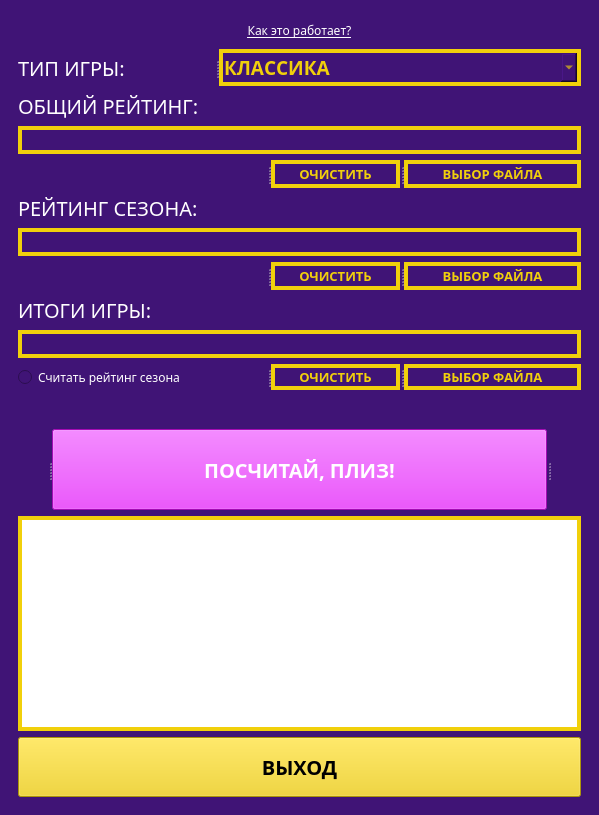
<?xml version="1.0" encoding="UTF-8"?>
<ui version="4.0">
 <class>MainWindow</class>
 <widget class="QMainWindow" name="MainWindow">
  <property name="windowModality">
   <enum>Qt::ApplicationModal</enum>
  </property>
  <property name="geometry">
   <rect>
    <x>0</x>
    <y>0</y>
    <width>599</width>
    <height>815</height>
   </rect>
  </property>
  <property name="sizePolicy">
   <sizepolicy hsizetype="Expanding" vsizetype="Expanding">
    <horstretch>0</horstretch>
    <verstretch>0</verstretch>
   </sizepolicy>
  </property>
  <property name="minimumSize">
   <size>
    <width>566</width>
    <height>545</height>
   </size>
  </property>
  <property name="windowTitle">
   <string>Рейтинги КВИЗ, ПЛИЗ!</string>
  </property>
  <property name="windowIcon">
   <iconset>
    <normaloff>img/icon.ico</normaloff>img/icon.ico</iconset>
  </property>
  <property name="styleSheet">
   <string notr="true">background-color: rgb(64, 20, 118);</string>
  </property>
  <widget class="QWidget" name="centralwidget">
   <layout class="QVBoxLayout" name="verticalLayout">
    <item>
     <widget class="QWidget" name="widget" native="true">
      <property name="cursor">
       <cursorShape>ArrowCursor</cursorShape>
      </property>
      <layout class="QVBoxLayout" name="verticalLayout_2">
       <item>
        <widget class="QPushButton" name="faq_btn">
         <property name="font">
          <font>
           <family>Code Pro</family>
           <pointsize>9</pointsize>
           <underline>true</underline>
          </font>
         </property>
         <property name="cursor">
          <cursorShape>PointingHandCursor</cursorShape>
         </property>
         <property name="styleSheet">
          <string notr="true">border: 4px solid rgb(64, 20, 118);
color: rgb(255, 255, 255);</string>
         </property>
         <property name="text">
          <string>Как это работает?</string>
         </property>
         <property name="flat">
          <bool>true</bool>
         </property>
        </widget>
       </item>
       <item>
        <widget class="QSplitter" name="splitter">
         <property name="orientation">
          <enum>Qt::Horizontal</enum>
         </property>
         <widget class="QLabel" name="label_4">
          <property name="sizePolicy">
           <sizepolicy hsizetype="Fixed" vsizetype="Fixed">
            <horstretch>0</horstretch>
            <verstretch>0</verstretch>
           </sizepolicy>
          </property>
          <property name="font">
           <font>
            <family>Code Pro</family>
            <pointsize>15</pointsize>
           </font>
          </property>
          <property name="styleSheet">
           <string notr="true">color: rgb(255, 255, 255)</string>
          </property>
          <property name="text">
           <string>ТИП ИГРЫ:</string>
          </property>
         </widget>
         <widget class="QComboBox" name="gametype_box">
          <property name="minimumSize">
           <size>
            <width>0</width>
            <height>0</height>
           </size>
          </property>
          <property name="font">
           <font>
            <family>Gilroy</family>
            <pointsize>14</pointsize>
            <weight>75</weight>
            <bold>true</bold>
            <kerning>false</kerning>
           </font>
          </property>
          <property name="styleSheet">
           <string notr="true">color: rgb(241, 208, 11);
border: 4px solid rgb(241, 208, 11);</string>
          </property>
          <item>
           <property name="text">
            <string>КЛАССИКА</string>
           </property>
          </item>
          <item>
           <property name="text">
            <string>КИНО И МУЗЫКА</string>
           </property>
          </item>
          <item>
           <property name="text">
            <string>TEENS</string>
           </property>
          </item>
          <item>
           <property name="text">
            <string>СТРИМ</string>
           </property>
          </item>
         </widget>
        </widget>
       </item>
       <item>
        <widget class="QSplitter" name="splitter_2">
         <property name="orientation">
          <enum>Qt::Horizontal</enum>
         </property>
         <widget class="QLabel" name="label_7">
          <property name="font">
           <font>
            <family>Code Pro</family>
            <pointsize>15</pointsize>
           </font>
          </property>
          <property name="styleSheet">
           <string notr="true">color: rgb(255, 255, 255)</string>
          </property>
          <property name="text">
           <string>ОБЩИЙ РЕЙТИНГ:</string>
          </property>
         </widget>
        </widget>
       </item>
       <item>
        <widget class="QLineEdit" name="overall_line">
         <property name="font">
          <font>
           <family>Gilroy</family>
           <pointsize>10</pointsize>
           <weight>75</weight>
           <bold>true</bold>
          </font>
         </property>
         <property name="styleSheet">
          <string notr="true">color: rgb(241, 208, 11);
border: 4px solid rgb(241, 208, 11);</string>
         </property>
         <property name="text">
          <string/>
         </property>
        </widget>
       </item>
       <item>
        <widget class="QSplitter" name="splitter_3">
         <property name="orientation">
          <enum>Qt::Horizontal</enum>
         </property>
         <widget class="QLabel" name="label_17">
          <property name="minimumSize">
           <size>
            <width>234</width>
            <height>0</height>
           </size>
          </property>
          <property name="font">
           <font>
            <family>Code Pro</family>
            <pointsize>15</pointsize>
           </font>
          </property>
          <property name="styleSheet">
           <string notr="true">color: rgb(64, 20, 118)</string>
          </property>
          <property name="text">
           <string>ОБЩИЙ РЕЙТИНГ:</string>
          </property>
         </widget>
         <widget class="QPushButton" name="overall_clear_btn">
          <property name="sizePolicy">
           <sizepolicy hsizetype="Preferred" vsizetype="Preferred">
            <horstretch>0</horstretch>
            <verstretch>0</verstretch>
           </sizepolicy>
          </property>
          <property name="minimumSize">
           <size>
            <width>129</width>
            <height>0</height>
           </size>
          </property>
          <property name="font">
           <font>
            <family>Gilroy</family>
            <pointsize>10</pointsize>
            <weight>75</weight>
            <bold>true</bold>
            <strikeout>false</strikeout>
           </font>
          </property>
          <property name="cursor">
           <cursorShape>PointingHandCursor</cursorShape>
          </property>
          <property name="styleSheet">
           <string notr="true">color: rgb(241, 208, 11);
border: 4px solid rgb(241, 208, 11);</string>
          </property>
          <property name="text">
           <string>ОЧИСТИТЬ</string>
          </property>
         </widget>
         <widget class="QPushButton" name="overall_browse_btn">
          <property name="sizePolicy">
           <sizepolicy hsizetype="Preferred" vsizetype="Preferred">
            <horstretch>0</horstretch>
            <verstretch>0</verstretch>
           </sizepolicy>
          </property>
          <property name="minimumSize">
           <size>
            <width>177</width>
            <height>0</height>
           </size>
          </property>
          <property name="font">
           <font>
            <family>Gilroy</family>
            <pointsize>10</pointsize>
            <weight>75</weight>
            <bold>true</bold>
           </font>
          </property>
          <property name="cursor">
           <cursorShape>PointingHandCursor</cursorShape>
          </property>
          <property name="styleSheet">
           <string notr="true">color: rgb(241, 208, 11);
border: 4px solid rgb(241, 208, 11);</string>
          </property>
          <property name="text">
           <string>ВЫБОР ФАЙЛА</string>
          </property>
         </widget>
        </widget>
       </item>
       <item>
        <widget class="QSplitter" name="splitter_4">
         <property name="orientation">
          <enum>Qt::Horizontal</enum>
         </property>
         <widget class="QLabel" name="label_5">
          <property name="font">
           <font>
            <family>Code Pro</family>
            <pointsize>15</pointsize>
           </font>
          </property>
          <property name="styleSheet">
           <string notr="true">color: rgb(255, 255, 255)</string>
          </property>
          <property name="text">
           <string>РЕЙТИНГ СЕЗОНА:</string>
          </property>
         </widget>
        </widget>
       </item>
       <item>
        <widget class="QLineEdit" name="season_line">
         <property name="font">
          <font>
           <family>Gilroy</family>
           <pointsize>10</pointsize>
           <weight>75</weight>
           <bold>true</bold>
          </font>
         </property>
         <property name="styleSheet">
          <string notr="true">color: rgb(241, 208, 11);
border: 4px solid rgb(241, 208, 11);</string>
         </property>
         <property name="text">
          <string/>
         </property>
        </widget>
       </item>
       <item>
        <widget class="QSplitter" name="splitter_5">
         <property name="orientation">
          <enum>Qt::Horizontal</enum>
         </property>
         <widget class="QLabel" name="label_16">
          <property name="sizePolicy">
           <sizepolicy hsizetype="Preferred" vsizetype="Preferred">
            <horstretch>0</horstretch>
            <verstretch>0</verstretch>
           </sizepolicy>
          </property>
          <property name="minimumSize">
           <size>
            <width>234</width>
            <height>0</height>
           </size>
          </property>
          <property name="font">
           <font>
            <family>Code Pro</family>
            <pointsize>15</pointsize>
           </font>
          </property>
          <property name="styleSheet">
           <string notr="true">color: rgb(64, 20, 118)</string>
          </property>
          <property name="text">
           <string>ОБЩИЙ РЕЙТИНГ:</string>
          </property>
         </widget>
         <widget class="QPushButton" name="season_clear_btn">
          <property name="sizePolicy">
           <sizepolicy hsizetype="Preferred" vsizetype="Preferred">
            <horstretch>0</horstretch>
            <verstretch>0</verstretch>
           </sizepolicy>
          </property>
          <property name="minimumSize">
           <size>
            <width>129</width>
            <height>0</height>
           </size>
          </property>
          <property name="font">
           <font>
            <family>Gilroy</family>
            <pointsize>10</pointsize>
            <weight>75</weight>
            <bold>true</bold>
            <strikeout>false</strikeout>
           </font>
          </property>
          <property name="cursor">
           <cursorShape>PointingHandCursor</cursorShape>
          </property>
          <property name="styleSheet">
           <string notr="true">color: rgb(241, 208, 11);
border: 4px solid rgb(241, 208, 11);</string>
          </property>
          <property name="text">
           <string>ОЧИСТИТЬ</string>
          </property>
         </widget>
         <widget class="QPushButton" name="season_browse_btn">
          <property name="sizePolicy">
           <sizepolicy hsizetype="Preferred" vsizetype="Preferred">
            <horstretch>0</horstretch>
            <verstretch>0</verstretch>
           </sizepolicy>
          </property>
          <property name="minimumSize">
           <size>
            <width>177</width>
            <height>0</height>
           </size>
          </property>
          <property name="font">
           <font>
            <family>Gilroy</family>
            <pointsize>10</pointsize>
            <weight>75</weight>
            <bold>true</bold>
           </font>
          </property>
          <property name="cursor">
           <cursorShape>PointingHandCursor</cursorShape>
          </property>
          <property name="styleSheet">
           <string notr="true">color: rgb(241, 208, 11);
border: 4px solid rgb(241, 208, 11);</string>
          </property>
          <property name="text">
           <string>ВЫБОР ФАЙЛА</string>
          </property>
         </widget>
        </widget>
       </item>
       <item>
        <widget class="QSplitter" name="splitter_6">
         <property name="orientation">
          <enum>Qt::Horizontal</enum>
         </property>
         <widget class="QLabel" name="label_6">
          <property name="font">
           <font>
            <family>Code Pro</family>
            <pointsize>15</pointsize>
           </font>
          </property>
          <property name="styleSheet">
           <string notr="true">color: rgb(255, 255, 255)</string>
          </property>
          <property name="text">
           <string>ИТОГИ ИГРЫ:</string>
          </property>
         </widget>
        </widget>
       </item>
       <item>
        <widget class="QLineEdit" name="games_line">
         <property name="font">
          <font>
           <family>Gilroy</family>
           <pointsize>10</pointsize>
           <weight>75</weight>
           <bold>true</bold>
          </font>
         </property>
         <property name="styleSheet">
          <string notr="true">color: rgb(241, 208, 11);
border: 4px solid rgb(241, 208, 11);</string>
         </property>
        </widget>
       </item>
       <item>
        <widget class="QSplitter" name="splitter_7">
         <property name="autoFillBackground">
          <bool>false</bool>
         </property>
         <property name="orientation">
          <enum>Qt::Horizontal</enum>
         </property>
         <widget class="QRadioButton" name="season_on">
          <property name="sizePolicy">
           <sizepolicy hsizetype="Preferred" vsizetype="Preferred">
            <horstretch>0</horstretch>
            <verstretch>0</verstretch>
           </sizepolicy>
          </property>
          <property name="minimumSize">
           <size>
            <width>220</width>
            <height>0</height>
           </size>
          </property>
          <property name="font">
           <font>
            <family>Code Pro</family>
            <pointsize>9</pointsize>
           </font>
          </property>
          <property name="cursor">
           <cursorShape>PointingHandCursor</cursorShape>
          </property>
          <property name="styleSheet">
           <string notr="true">color: rgb(255,255,255);
selection-color: rgb(241, 208, 11);
</string>
          </property>
          <property name="text">
           <string>Считать рейтинг сезона</string>
          </property>
         </widget>
         <widget class="QPushButton" name="games_clear_btn">
          <property name="sizePolicy">
           <sizepolicy hsizetype="Preferred" vsizetype="Preferred">
            <horstretch>0</horstretch>
            <verstretch>0</verstretch>
           </sizepolicy>
          </property>
          <property name="minimumSize">
           <size>
            <width>129</width>
            <height>0</height>
           </size>
          </property>
          <property name="font">
           <font>
            <family>Gilroy</family>
            <pointsize>10</pointsize>
            <weight>75</weight>
            <bold>true</bold>
           </font>
          </property>
          <property name="cursor">
           <cursorShape>PointingHandCursor</cursorShape>
          </property>
          <property name="styleSheet">
           <string notr="true">color: rgb(241, 208, 11);
border: 4px solid rgb(241, 208, 11);</string>
          </property>
          <property name="text">
           <string>ОЧИСТИТЬ</string>
          </property>
         </widget>
         <widget class="QPushButton" name="games_browse_btn">
          <property name="sizePolicy">
           <sizepolicy hsizetype="Preferred" vsizetype="Preferred">
            <horstretch>0</horstretch>
            <verstretch>0</verstretch>
           </sizepolicy>
          </property>
          <property name="minimumSize">
           <size>
            <width>177</width>
            <height>0</height>
           </size>
          </property>
          <property name="font">
           <font>
            <family>Gilroy</family>
            <pointsize>10</pointsize>
            <weight>75</weight>
            <bold>true</bold>
           </font>
          </property>
          <property name="cursor">
           <cursorShape>PointingHandCursor</cursorShape>
          </property>
          <property name="styleSheet">
           <string notr="true">color: rgb(241, 208, 11);
border: 4px solid rgb(241, 208, 11);</string>
          </property>
          <property name="text">
           <string>ВЫБОР ФАЙЛА</string>
          </property>
         </widget>
        </widget>
       </item>
       <item>
        <widget class="QLabel" name="label_18">
         <property name="minimumSize">
          <size>
           <width>234</width>
           <height>0</height>
          </size>
         </property>
         <property name="font">
          <font>
           <family>Code Pro</family>
           <pointsize>15</pointsize>
          </font>
         </property>
         <property name="styleSheet">
          <string notr="true">color: rgb(64, 20, 118)</string>
         </property>
         <property name="text">
          <string/>
         </property>
        </widget>
       </item>
       <item>
        <widget class="QSplitter" name="splitter_8">
         <property name="orientation">
          <enum>Qt::Horizontal</enum>
         </property>
         <widget class="QLabel" name="label_14">
          <property name="font">
           <font>
            <family>Code Pro</family>
            <pointsize>15</pointsize>
           </font>
          </property>
          <property name="styleSheet">
           <string notr="true">color: rgb(64, 20, 118)</string>
          </property>
          <property name="text">
           <string/>
          </property>
         </widget>
         <widget class="QPushButton" name="action_btn">
          <property name="minimumSize">
           <size>
            <width>331</width>
            <height>81</height>
           </size>
          </property>
          <property name="font">
           <font>
            <family>Gilroy</family>
            <pointsize>15</pointsize>
            <weight>75</weight>
            <bold>true</bold>
           </font>
          </property>
          <property name="cursor">
           <cursorShape>PointingHandCursor</cursorShape>
          </property>
          <property name="toolTip">
           <string extracomment="Подсчитать рейтинги!"/>
          </property>
          <property name="styleSheet">
           <string notr="true">color: rgb(255, 255, 255);
background-color: rgb(229, 16, 252);</string>
          </property>
          <property name="text">
           <string>ПОСЧИТАЙ, ПЛИЗ!</string>
          </property>
         </widget>
         <widget class="QLabel" name="label_15">
          <property name="font">
           <font>
            <family>Code Pro</family>
            <pointsize>15</pointsize>
           </font>
          </property>
          <property name="styleSheet">
           <string notr="true">color: rgb(64, 20, 118)</string>
          </property>
          <property name="text">
           <string/>
          </property>
         </widget>
        </widget>
       </item>
       <item>
        <widget class="QPlainTextEdit" name="msg_plain">
         <property name="font">
          <font>
           <family>Code Pro</family>
           <pointsize>11</pointsize>
          </font>
         </property>
         <property name="styleSheet">
          <string notr="true">background-color: rgb(255, 255, 255);
gridline-color: rgb(64, 20, 118);
selection-color: rgb(64, 20, 118);
border: 4px solid rgb(241, 208, 11);</string>
         </property>
         <property name="plainText">
          <string/>
         </property>
        </widget>
       </item>
       <item>
        <widget class="QPushButton" name="exit_btn">
         <property name="minimumSize">
          <size>
           <width>0</width>
           <height>60</height>
          </size>
         </property>
         <property name="font">
          <font>
           <family>Gilroy</family>
           <pointsize>15</pointsize>
           <weight>75</weight>
           <bold>true</bold>
          </font>
         </property>
         <property name="cursor">
          <cursorShape>PointingHandCursor</cursorShape>
         </property>
         <property name="styleSheet">
          <string notr="true">color: rgb(0, 0, 0);
background-color: rgb(241, 208, 11);</string>
         </property>
         <property name="text">
          <string>ВЫХОД</string>
         </property>
        </widget>
       </item>
      </layout>
     </widget>
    </item>
   </layout>
  </widget>
 </widget>
 <resources/>
 <connections/>
</ui>
